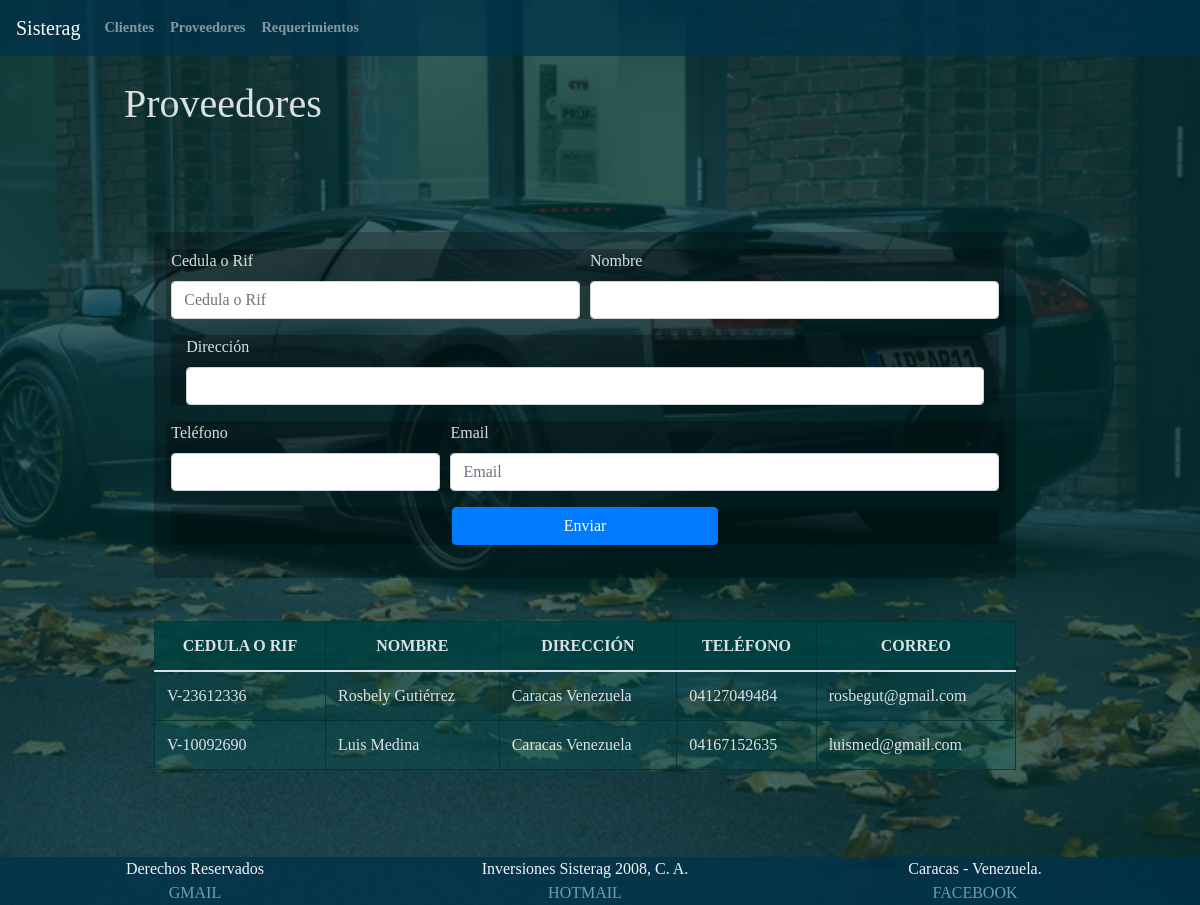
The page /requerimientos/proveedores/ on the database its author committed.
### AppRequerimientos/models.py (models this page shows, shortened)
class Proveedores(models.Model):
    idprov = BigAutoField(
        auto_created=True, primary_key=True, null=False, serialize=False, verbose_name='ID')
    cedrif = CharField(max_length=75, null=False, verbose_name='Cedula o Rif')
    nombre = CharField(max_length=75, null=False, verbose_name='Nombre')
    direccion = CharField(max_length=75, null=False, verbose_name='Dirección')
    telefono = CharField(max_length=75, null=False, verbose_name='Teléfono')
    correo = EmailField(blank=False, null=False, verbose_name='Correo')
    created = models.DateTimeField(auto_now_add=True, verbose_name='Creado')
    updated = models.DateTimeField(auto_now_add=True, verbose_name='Actualizado')
    class Meta:
        db_table = "proveedores"
        verbose_name = "Proveedor"
        verbose_name_plural = "Proveedores"

### AppRequerimientos/views.py (the view)
# urls.py: path('proveedores/', rndrProveedores, name='Proveedores'),
def rndrProveedores(request):
    oProv = Proveedores.objects.all()
    return render(request, "proveedores.htm",{"oProvs": oProv})

### AppRequerimientos/templates/proveedores.htm
{% extends 'layout.htm' %}
{% block content %}
    <h1>Proveedores</h1>
        <section class="page-section clearfix">
            <div class="container row col-xs-12 col-sm-12 col-md-12 col-lg-12">
                <div class="row intro col-xs-12 col-sm-12 col-md-12 col-lg-12">
                    <div class="col-xs-12 col-sm-12 col-md-12 col-lg-12">
                        <form>
                            <div class="form-row">
                                <div class="form-group col-md-6">
                                    <label for="cedrif">Cedula o Rif</label>
                                    <input type="password" class="form-control" id="cedrif" placeholder="Cedula o Rif">
                                </div>
                                <div class="form-group col-md-6">
                                    <label for="nombre">Nombre</label>
                                    <input type="text" class="form-control" id="nombre">
                                </div>
                            </div>
                            <div class="form-group col-md-12">
                                <label for="direccion">Dirección</label>
                                <input type="text" class="form-control" id="direccion">
                            </div>
                            <div class="form-row">
                                <div class="form-group col-md-4">
                                    <label for="telefono">Teléfono</label>
                                    <input type="text" class="form-control" id="telefono">
                                </div>
                                <div class="form-group col-md-8">
                                    <label for="correo">Email</label>
                                    <input type="email" class="form-control" id="correo" placeholder="Email">
                                </div>
                            </div>
                            <div class="form-group col-md-12 text-center">
                                <button type="submit" class="col-xs-4 col-sm-4 col-md-4 col-lg-4 btn btn-primary">Enviar</button>
                            </div>
                        </form>
                    </div>
                    <div class="col-xs-12 col-sm-12 col-md-12 col-lg-12 rounded">
                        <table class="table table-striped">
                            <thead>
                              <tr>
                                <th scope="col">Cedula o Rif</th>
                                <th scope="col">Nombre</th>
                                <th scope="col">Dirección</th>
                                <th scope="col">Teléfono</th>
                                <th scope="col">Correo</th>
                              </tr>
                            </thead>
                            <tbody>
                            {% for oProv in oProvs %}
                                <tr>
                                    <td>{{oProv.cedrif}}</td>
                                    <td>{{oProv.nombre}}</td>
                                    <td>{{oProv.direccion}}</td>
                                    <td>{{oProv.telefono}}</td>
                                    <td>{{oProv.correo}}</td>
                                </tr>
                            {% endfor %}
                            </tbody>
                        </table>
                    </div>
                </div>
            </div>
        </section>
{% endblock %}

### AppRequerimientos/static/css/style.css (style rules this page uses)
body { font-family: 'Lora'; background: linear-gradient(rgba(0, 50, 50, .75), rgba(0, 50, 50, .7)), url("../media/Lamborghini-Murcielago-LP640.jpg"); background-attachment: fixed; background-position: center; background-size: cover; color: rgba(255,255,255, .85); }
form { background-color: rgba(0, 0, 0, .25); padding: 2%; margin: 1% 0% 5%; border-radius: 5px; }
.form-group { background-color: rgba(0, 0, 0, .25); }
.table { background-color: rgba(0, 100, 100, .25); }
.table th { background-color: rgba(0, 50, 50, .75); text-transform: uppercase; text-align: center; border: 0.01em solid rgba(0, 50, 50, .75); }
.table td { border: 0.01em solid rgba(0, 50, 50, .75); }
.table tr:nth-child(odd) { background-color: rgba(0, 150, 150, .5); }
h1, h2, h3, h4, h5, h6 { font-family: 'Raleway'; }
.page-section { margin-top: 5rem; margin-bottom: 5rem; }
.intro { position: relative; width: 100%; margin: 15px 0px; }
.btn { box-shadow: 0px 3px 3px 0px rgba(33, 37, 41, 0.1); }

### rows shown on the page
Proveedores: cedrif "V-23612336", nombre "Rosbely Gutiérrez", direccion "Caracas Venezuela", telefono "04127049484", correo "rosbegut@gmail.com"
Proveedores: cedrif "V-10092690", nombre "Luis Medina", direccion "Caracas Venezuela", telefono "04167152635", correo "luismed@gmail.com"
